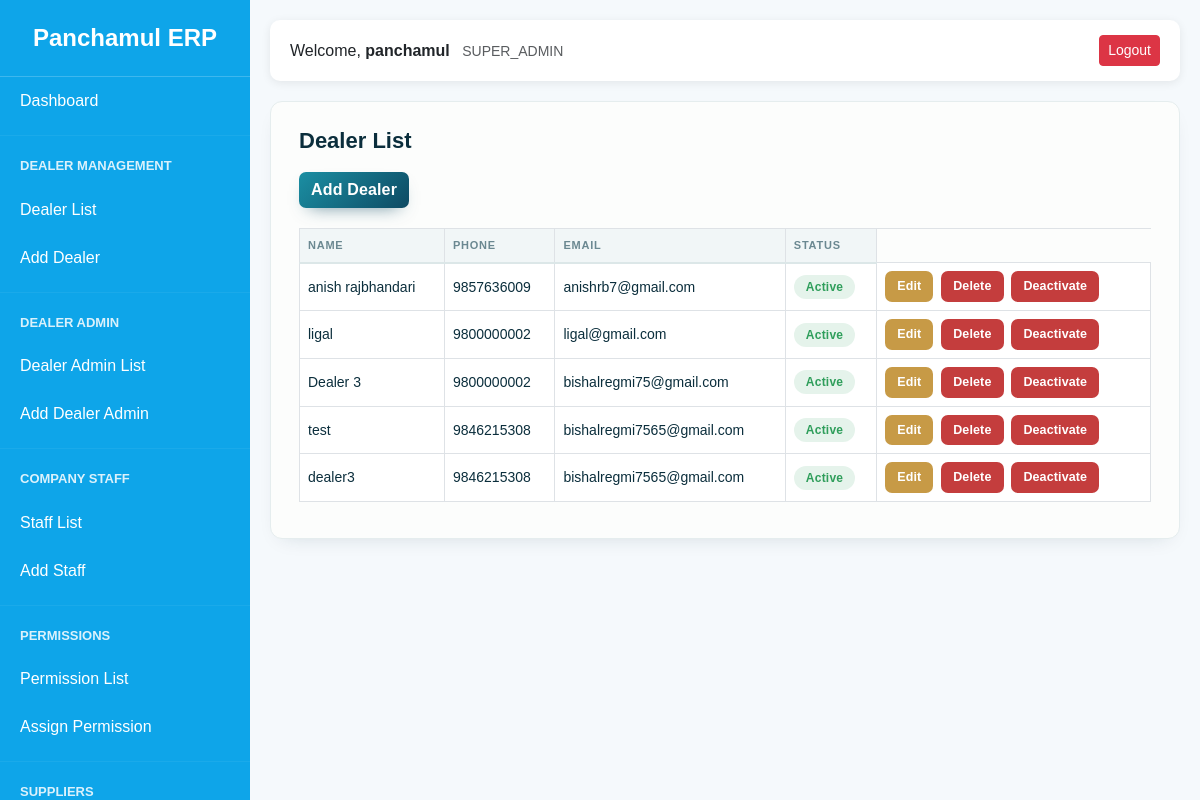
Page /dealers/ (signed in) on the committed database.
### accounts/models.py (models this page shows, shortened)
class User(AbstractUser):
    ROLE_CHOICES = (
        ('SUPER_ADMIN', 'Super Admin'),
        ('COMPANY_STAFF', 'Company Staff'),
        ('DEALER_ADMIN', 'Dealer Admin'),
        ('DEALER_STAFF', 'Dealer Staff'),
    )
    role = models.CharField(
        max_length=20,
        choices=ROLE_CHOICES
    )
    phone = models.CharField(
        max_length=20,
        blank=True,
        null=True
    )
    is_active_user = models.BooleanField(
        default=True
    )

### dealers/models.py (models this page shows, shortened)
class Dealer(models.Model):
    name = models.CharField(max_length=200)
    address = models.TextField()
    phone = models.CharField(max_length=20)
    email = models.EmailField(
        blank=True,
        null=True
    )
    created_by = models.ForeignKey(
        settings.AUTH_USER_MODEL,
        on_delete=models.SET_NULL,
        null=True,
        related_name='dealers'
    )
    is_active = models.BooleanField(
        default=True
    )
    created_at = models.DateTimeField(
        auto_now_add=True
    )

### dealers/views.py (the view)
def dealer_list(request):
    if not has_permission(
        request.user,
        'DEALER',
        'can_view'
    ):
        return HttpResponse(
            "Permission Denied"
        )
    dealers = Dealer.objects.all().order_by('-id')
    return render(
        request,
        'dashboard/super_admin/dealer_list.html',
        {
            'dealers': dealers
        }
    )

### accounts/context_processors.py (called while the page is built)
def user_permissions(request):
    permissions = {}
    if request.user.is_authenticated:
        perms = ModulePermission.objects.filter(
            user=request.user
        )
        for p in perms:
            permissions[p.module] = p
    return {
        'user_permissions': permissions
    }

### accounts/utils.py (called while the page is built, shortened)
def has_permission(user, module, action='can_view'):
    if user.role == 'SUPER_ADMIN':
        return True

### templates/dashboard/super_admin/dealer_list.html (shortened to what this page needs)
{% extends 'dashboard/base.html' %}
{% block content %}
<div class="card-box">
    <h2>Dealer List</h2>
    <a
        href="{% url 'dealer_create' %}"
        class="btn btn-success mb-3"
    >
        Add Dealer
    </a>
    <table class="table table-bordered">
        <thead>
            <tr>
                <th>Name</th>
                <th>Phone</th>
                <th>Email</th>
                <th>Status</th>
            </tr>
        </thead>
        <tbody>
    {% for dealer in dealers %}
    <tr>
        <td>{{ dealer.name }}</td>
        <td>{{ dealer.phone }}</td>
        <td>{{ dealer.email }}</td>
        <td>
            {% if dealer.is_active %}
                <span class="status-pill active">Active</span>
            {% else %}
                <span class="status-pill inactive">Inactive</span>
            {% endif %}
        </td>
        <td>
            <a
                href="{% url 'dealer_edit' dealer.id %}"
                class="btn btn-warning btn-sm"
            >
                Edit
            </a>
             <a
            href="{% url 'dealer_delete' dealer.id %}"
            class="btn btn-danger btn-sm"
            onclick="return confirm('Deactivate this dealer?')"
        >
            Delete
        </a>
            <a
                href="{% url 'dealer_toggle_status' dealer.id %}"
                class="btn btn-danger btn-sm"
            >
                {% if dealer.is_active %}
                    Deactivate
                {% else %}
                    Activate
                {% endif %}
            </a>
        </td>
    </tr>
    {% endfor %}
    </tbody>
    </table>
</div>
{% endblock %}

### templates/dashboard/base.html (shortened to what this page needs)
<!DOCTYPE html>
<html lang="en">
<head>
    <link href="https://cdn.jsdelivr.net/npm/bootstrap@5.3.3/dist/css/bootstrap.min.css"
          rel="stylesheet">
</head>
<body>
<div class="sidebar" id="sidebar">
    <div class="logo">
        Panchamul ERP
    </div>
    {% if request.user.role == 'SUPER_ADMIN' %}
        <a href="{% url 'super_dashboard' %}">
            Dashboard
        </a>
    {% else %}
        <a href="{% url 'staff_dashboard' %}">
            Dashboard
        </a>
    {% endif %}
    {% if request.user.role == 'SUPER_ADMIN' or user_permissions.DEALER.can_view %}
    <hr>
    <div class="menu-title">
        Dealer Management
    </div>
    <a href="{% url 'dealer_list' %}">
        Dealer List
    </a>
    {% if request.user.role == 'SUPER_ADMIN' or user_permissions.DEALER.can_add %}
    <a href="{% url 'dealer_create' %}">
        Add Dealer
    </a>
    {% endif %}
    {% endif %}
    {% if request.user.role == 'SUPER_ADMIN' %}
    <hr>
    <div class="menu-title">
        Dealer Admin
    </div>
    <a href="{% url 'dealer_admin_list' %}">
        Dealer Admin List
    </a>
    <a href="{% url 'dealer_admin_create' %}">
        Add Dealer Admin
    </a>
    {% endif %}
    {% if request.user.role == 'SUPER_ADMIN' %}
    <hr>
    <div class="menu-title">
        Company Staff
    </div>
    <a href="{% url 'staff_list' %}">
        Staff List
    </a>
    <a href="{% url 'staff_create' %}">
        Add Staff
    </a>
    {% endif %}
    {% if request.user.role == 'SUPER_ADMIN' %}
    <hr>
    <div class="menu-title">
        Permissions
    </div>
    <a href="{% url 'permission_list' %}">
        Permission List
    </a>
    <a href="{% url 'permission_assign' %}">
        Assign Permission
    </a>
    {% endif %}
    {% if request.user.role == 'SUPER_ADMIN' or can_product %}
    <hr>
    <div class="menu-title">
        Suppliers
    </div>
    {% endif %}
</div>
<div class="content">
    <div class="topbar d-flex justify-content-between align-items-center">
        <div>
            Welcome,
            <strong>
                {{ request.user.username }}
            </strong>
            <small class="text-muted ms-2">
                {{ request.user.role }}
            </small>
        </div>
        <div>
            <a href="{% url 'logout' %}"
               class="btn btn-danger btn-sm">
                Logout
            </a>
        </div>
    </div>
    {% block content %}
    {% endblock %}
</div>
</body>
</html>

### templates/dashboard/base.html (style rules this page uses)
body { margin:0; background:#f5f9fc; font-family: Arial, sans-serif; }
.sidebar { width:250px; height:100vh; position:fixed; top:0; left:0; background:#0EA5E9; color:white; overflow-y:auto; }
.logo { text-align:center; padding:20px; font-size:24px; font-weight:bold; border-bottom:1px solid rgba(255,255,255,.2); }
.menu-title { padding:10px 20px; font-size:13px; font-weight:bold; text-transform:uppercase; opacity:.85; }
.sidebar a { display:block; padding:12px 20px; color:white; text-decoration:none; transition:.3s; }
.content { margin-left:250px; padding:20px; }
.topbar { background:white; padding:15px 20px; border-radius:10px; box-shadow:0 2px 10px rgba(0,0,0,.08); margin-bottom:20px; }
.card-box { background:white; padding:20px; border-radius:12px; box-shadow:0 2px 10px rgba(0,0,0,.08); margin-bottom:20px; }
hr { margin:10px 0; border-color:rgba(255,255,255,.2); }

### templates/dashboard/super_admin/dealer_list.html (style rules this page uses)
:root { --ink: #0B2E3C; --deep-water: #0E4A63; --teal: #1B8FA3; --gold: #C79A46; --mist: #F1F6F7; --paper: #FCFDFC; --green: #2F9E5B; --amber: #C9840C; --red: #C43D3D; }
.card-box { background: var(--paper); border: 1px solid #e5edee; border-radius: 12px; padding: 26px 28px 20px; box-shadow: 0 8px 20px -12px rgba(11, 46, 60, 0.18); font-family: 'Manrope', Arial, sans-serif; }
.card-box h2 { font-family: 'Manrope', Arial, sans-serif; font-weight: 700; font-size: 22px; color: var(--ink); margin: 0 0 18px; }
.card-box .btn { font-family: 'Manrope', Arial, sans-serif; font-weight: 600; letter-spacing: 0.01em; border: none; border-radius: 7px; }
.card-box .btn-success { background: linear-gradient(135deg, var(--teal), var(--deep-water)); box-shadow: 0 8px 18px -10px rgba(14, 74, 99, 0.7); }
.card-box .btn-sm { font-size: 12.5px; padding: 6px 12px; margin-right: 4px; }
.card-box .btn-warning { background: var(--gold); color: #fff; }
.card-box .btn-danger { background: var(--red); color: #fff; }
.card-box table { font-family: 'Manrope', Arial, sans-serif; margin-top: 4px; }
.card-box table thead th { font-size: 11px; text-transform: uppercase; letter-spacing: 0.07em; color: #6b8891; background: var(--mist); border-bottom: 2px solid #dce7e8; white-space: nowrap; }
.card-box table td { font-size: 14px; color: var(--ink); vertical-align: middle; }
.status-pill { display: inline-block; padding: 3px 12px; border-radius: 999px; font-size: 12px; font-weight: 700; letter-spacing: 0.02em; }
.status-pill.active { background: rgba(47, 158, 91, 0.12); color: var(--green); }

### rows in the picture
User: user.username "panchamul", user.role "SUPER_ADMIN"
Dealer: name "anish rajbhandari", phone "9857636009", email "anishrb7@gmail.com", is_active "Active"
Dealer: name "ligal", phone "9800000002", email "ligal@gmail.com", is_active "Active"
Dealer: name "Dealer 3", phone "9800000002", email "bishalregmi75@gmail.com", is_active "Active"
Dealer: name "test", phone "9846215308", email "bishalregmi7565@gmail.com", is_active "Active"
Dealer: name "dealer3", phone "9846215308", email "bishalregmi7565@gmail.com", is_active "Active"
